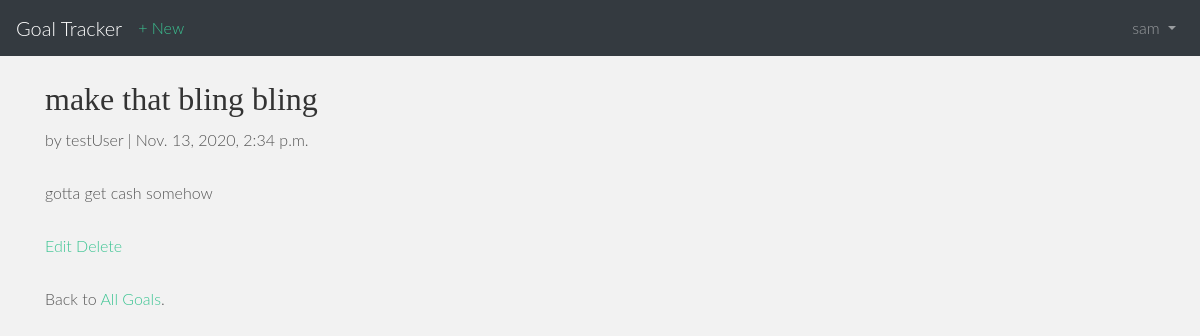
The app's page /goals/7/ (signed in) with its own data.
### users/models.py (models this page shows)
class CustomUser(AbstractUser):
    age = models.PositiveIntegerField(null=True, blank=True)

### goals/models.py (models this page shows, shortened)
class Goal(models.Model):
    title = models.CharField(max_length=255)
    body = models.TextField()
    date = models.DateTimeField(auto_now_add=True)
    author = models.ForeignKey(
    get_user_model(),
    on_delete=models.CASCADE,
    )

### goals/views.py (the view)
# urls.py: path('<int:pk>/', GoalDetailView.as_view(), name='goal_detail'),
class GoalDetailView(LoginRequiredMixin, DetailView):
    model = Goal
    template_name = 'goal_detail.html'
    login_url = 'login'

### templates/goal_detail.html
{% extends 'base.html' %}
{% block content %}
<div class="goal-entry">
  <h2>{{ object.title }}</h2>
      <p> by {{ object.author }} | {{ object.date }}</p>
      <p>{{ object.body }}</p>
    </div>
    <p><a href="{% url 'goal_edit' goal.pk %}">Edit</a>
      <a href="{% url 'goal_delete' goal.pk %}">Delete</a></p>
    <p>Back to <a href="{% url 'goal_list' %}">All Goals</a>.</p>
  {% endblock content %}

### templates/base.html (shortened to what this page needs)
<!doctype html>
{% load static %}
<html lang="en">
  <head>
    <link rel="stylesheet"
    href="https://stackpath.bootstrapcdn.com/bootstrap/4.1.3/css/bootstrap.min.css"
>
    <link rel="stylesheet" type="text/css" href="{% static 'css/style.css' %}"/>
  </head>
  <body>
    <nav class="navbar navbar-expand-md navbar-dark bg-dark mb-4">
      <a class="navbar-brand" href="{% url 'home' %}">Goal Tracker</a>
    <div class="collapse navbar-collapse" id="navbarCollapse">
      {% if user.is_authenticated %}
        <ul class="navbar-nav mr-auto">
          <li class="nav-item"><a href="{%url 'goal_new' %}">+ New</a></li>
        </ul>
        <ul class="navbar-nav ml-auto">
          <li class="nav-item">
            <a class="nav-link dropdown-toggle" href="#" id="userMenu"
              data-toggle="dropdown" aria-haspopup="true"
              aria-expanded="false">
              {{ user.username }}
            </a>
          </li>
        </ul>
      {% endif %}
    </div>
  </nav>
  <div class="container">
    {% block content %}
    {% endblock content %}
  </div>
  </body>
</html>

### static/css/style.css (style rules this page uses)
body { background-color: #f2f2f2; font-family: "Lato"; font-weight: 300; font-size: 16px; color: #555; -webkit-font-smoothing: antialiased; -webkit-overflow-scrolling: touch; }
h1, h2, h3, h4, h5, h6 { font-family: "Raleway"; font-weight: 300; color: #333; }
p { line-height: 28px; margin-bottom: 25px; }
a { color: #3bc492; word-wrap: break-word; -webkit-transition: color 0.1s ease-in, background 0.1s ease-in; -moz-transition: color 0.1s ease-in, background 0.1s ease-in; -ms-transition: color 0.1s ease-in, background 0.1s ease-in; -o-transition: color 0.1s ease-in, background 0.1s ease-in; transition: color 0.1s ease-in, background 0.1s ease-in; }
a:before, a:after { -webkit-transition: color 0.1s ease-in, background 0.1s ease-in; -moz-transition: color 0.1s ease-in, background 0.1s ease-in; -ms-transition: color 0.1s ease-in, background 0.1s ease-in; -o-transition: color 0.1s ease-in, background 0.1s ease-in; transition: color 0.1s ease-in, background 0.1s ease-in; }

### records on screen
CustomUser: username "sam"
Goal: title "make that bling bling", author "testUser", date "Nov. 13, 2020, 2:34 p.m.", body "gotta get cash somehow"
